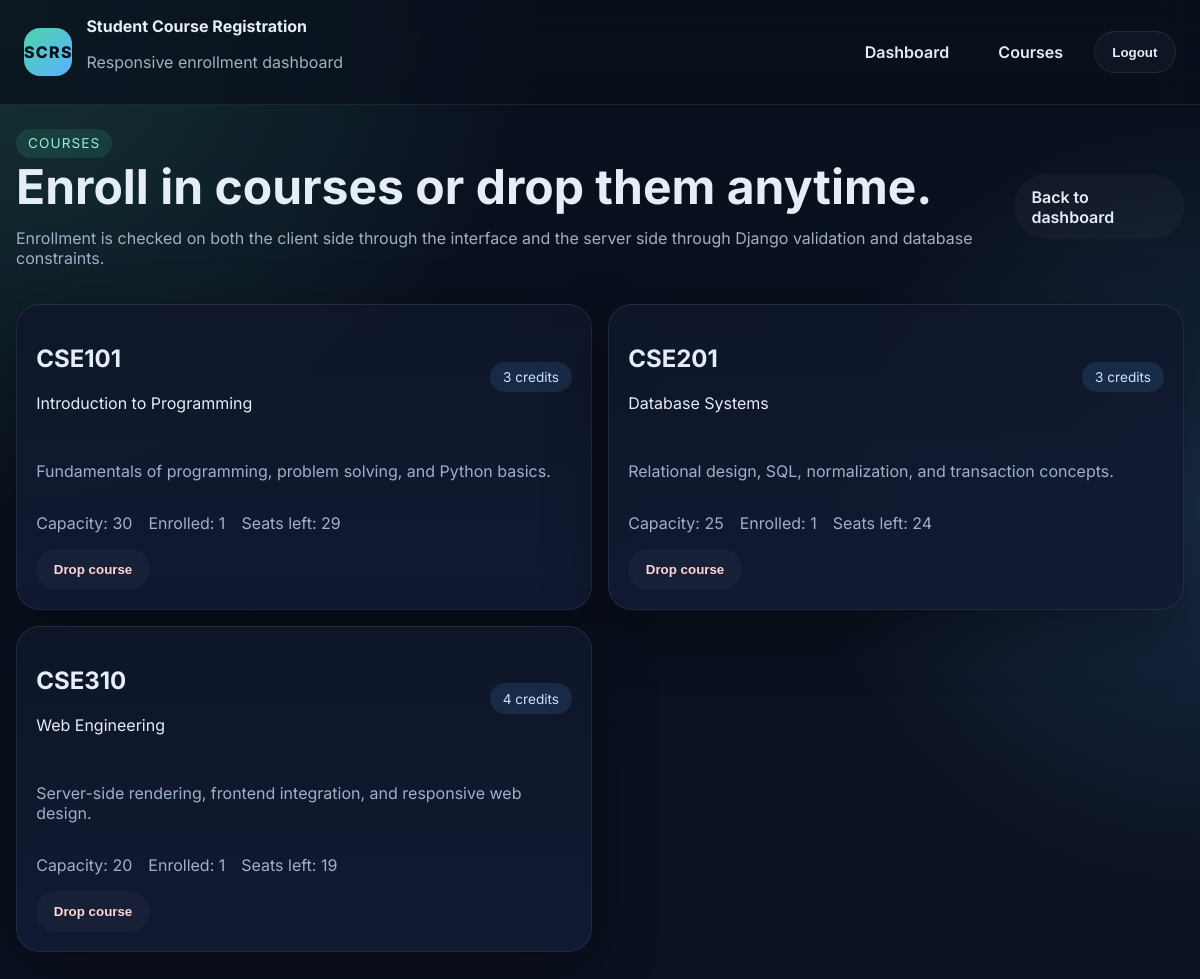
The app's page /courses/ (signed in) with its own data.
### registration/models.py (models this page shows, shortened)
class Course(models.Model):
    code = models.CharField(max_length=20, unique=True)
    title = models.CharField(max_length=150)
    description = models.TextField(blank=True)
    credits = models.PositiveSmallIntegerField(validators=[MinValueValidator(1)])
    capacity = models.PositiveSmallIntegerField(validators=[MinValueValidator(1)])
    created_at = models.DateTimeField(auto_now_add=True)
    class Meta:
        ordering = ['code']
    @property
    def enrolled_count(self):
        return self.enrollments.count()
    @property
    def available_seats(self):
        return max(self.capacity - self.enrolled_count, 0)

class Enrollment(models.Model):
    student = models.ForeignKey(StudentProfile, on_delete=models.CASCADE, related_name='enrollments')
    course = models.ForeignKey(Course, on_delete=models.CASCADE, related_name='enrollments')
    enrolled_at = models.DateTimeField(auto_now_add=True)
    class Meta:
        unique_together = ('student', 'course')
        ordering = ['-enrolled_at']

### registration/views.py (the view)
# urls.py: path('courses/', views.course_list, name='courses'),
@login_required
def course_list(request):
    profile = request.user.student_profile
    courses = Course.objects.all().prefetch_related('enrollments')
    enrolled_course_ids = set(
        Enrollment.objects.filter(student=profile).values_list('course_id', flat=True)
    )
    return render(
        request,
        'registration/courses.html',
        {
            'courses': courses,
            'enrolled_course_ids': enrolled_course_ids,
        },
    )

### registration/templates/registration/courses.html (shortened to what this page needs)
{% extends 'base.html' %}
{% block content %}
<section class="section-heading">
    <div>
        <span class="eyebrow">Courses</span>
        <h1>Enroll in courses or drop them anytime.</h1>
        <p>Enrollment is checked on both the client side through the interface and the server side through Django validation and database constraints.</p>
    </div>
    <a href="{% url 'dashboard' %}" class="secondary-btn">Back to dashboard</a>
</section>
<section class="course-grid">
    {% for course in courses %}
        <article class="course-card card">
            <div class="course-header">
                <div>
                    <h2>{{ course.code }}</h2>
                    <p>{{ course.title }}</p>
                </div>
                <span class="badge">{{ course.credits }} credits</span>
            </div>
            <p class="course-description">{{ course.description|default:'No course description available.' }}</p>
            <div class="course-meta">
                <span>Capacity: {{ course.capacity }}</span>
                <span>Enrolled: {{ course.enrolled_count }}</span>
                <span>Seats left: {{ course.available_seats }}</span>
            </div>
            <div class="course-actions">
                {% if course.id in enrolled_course_ids %}
                    {% for enrollment in request.user.student_profile.enrollments.all %}
                        {% if enrollment.course_id == course.id %}
                            <form method="post" action="{% url 'drop_course' enrollment.id %}" data-confirm="Drop {{ course.code }} from your schedule?">
                                <button type="submit" class="secondary-btn danger-btn">Drop course</button>
                            </form>
                        {% endif %}
                    {% endfor %}
                {% else %}
                    <form method="post" action="{% url 'enroll_course' course.id %}">
                        {% csrf_token %}
                        <button type="submit" class="primary-btn">Enroll</button>
                    </form>
                {% endif %}
            </div>
        </article>
    {% empty %}
        <div class="card empty-state">
            <h2>No courses available yet.</h2>
            <p>Add sample courses through the admin panel or the included seed migration.</p>
        </div>
    {% endfor %}
</section>
{% endblock %}

### registration/templates/base.html (shortened to what this page needs)
{% load static %}
<!DOCTYPE html>
<html lang="en">
<head>
    <link rel="stylesheet" href="{% static 'registration/styles.css' %}">
</head>
<body>
    <header class="topbar">
        <div class="brand">
            <span class="brand-mark">SCRS</span>
            <div>
                <strong>Student Course Registration</strong>
                <p>Responsive enrollment dashboard</p>
            </div>
        </div>
        <nav class="navlinks">
            {% if user.is_authenticated %}
                <a href="{% url 'dashboard' %}">Dashboard</a>
                <a href="{% url 'courses' %}">Courses</a>
                <form action="{% url 'logout' %}" method="post" class="inline-form">
                    <button type="submit" class="link-button">Logout</button>
                </form>
            {% else %}
                <a href="{% url 'login' %}">Login</a>
                <a href="{% url 'register' %}" class="cta-link">Register</a>
            {% endif %}
        </nav>
    </header>
    <main class="page-shell">
        {% block content %}{% endblock %}
    </main>
</body>
</html>

### registration/static/registration/styles.css (style rules this page uses)
:root { --bg: #0b1120; --bg-soft: #111b33; --panel: rgba(15, 23, 42, 0.9); --panel-2: rgba(17, 27, 51, 0.9); --text: #e5edf7; --muted: #9fb0c7; --accent: #4dd4ac; --accent-2: #5bb1ff; --danger: #ff6b6b; --border: rgba(255, 255, 255, 0.08); --shadow: 0 20px 60px rgba(0, 0, 0, 0.35); }
* { box-sizing: border-box; }
body { margin: 0; font-family: 'Inter', sans-serif; color: var(--text); background: radial-gradient(circle at top left, rgba(77, 212, 172, 0.18), transparent 34%), radial-gradient(circle at right center, rgba(91, 177, 255, 0.18), transparent 30%), linear-gradient(180deg, #09101d 0%, var(--bg) 100%); min-height: 100vh; }
a { color: inherit; text-decoration: none; }
.topbar { display: flex; justify-content: space-between; align-items: center; gap: 1rem; padding: 1rem 1.5rem; position: sticky; top: 0; backdrop-filter: blur(16px); background: rgba(9, 16, 29, 0.75); border-bottom: 1px solid var(--border); z-index: 10; }
.brand { display: flex; align-items: center; gap: 0.9rem; }
.brand-mark { width: 3rem; height: 3rem; display: grid; place-items: center; border-radius: 1rem; background: linear-gradient(135deg, var(--accent), var(--accent-2)); color: #08111f; font-weight: 800; letter-spacing: 0.08em; }
.brand p, .hero-copy p, .section-heading p, .course-description, .form-footer, .panel p, .message, .course-meta, .course-item p { color: var(--muted); }
.navlinks { display: flex; align-items: center; gap: 0.75rem; flex-wrap: wrap; }
.navlinks a, .link-button, .secondary-btn, .primary-btn { border-radius: 999px; padding: 0.8rem 1.1rem; border: 1px solid transparent; font-weight: 600; transition: transform 0.2s ease, border-color 0.2s ease, background 0.2s ease; }
.link-button, .secondary-btn { background: rgba(255, 255, 255, 0.03); color: var(--text); border-color: var(--border); }
.danger-btn { border-color: rgba(255, 107, 107, 0.25); color: #ffd6d6; }
.inline-form { display: inline; }
.page-shell { width: min(1180px, calc(100% - 2rem)); margin: 1.5rem auto 4rem; }
.hero-card, .card, .panel { border: 1px solid var(--border); background: linear-gradient(180deg, var(--panel), var(--panel-2)); box-shadow: var(--shadow); border-radius: 1.5rem; }
.hero-copy h1, .section-heading h1 { margin: 0.25rem 0 0.75rem; font-size: clamp(2rem, 4vw, 3.8rem); line-height: 1.05; }
.eyebrow { display: inline-flex; padding: 0.4rem 0.75rem; border-radius: 999px; background: rgba(77, 212, 172, 0.12); color: #8ef0d0; font-size: 0.85rem; letter-spacing: 0.08em; text-transform: uppercase; }
.primary-btn, .secondary-btn { display: inline-flex; align-items: center; justify-content: center; cursor: pointer; border: none; }
.stats-grid, .course-grid, .content-grid { display: grid; gap: 1rem; }
.stat-card, .course-card, .empty-state { padding: 1.2rem; }
.section-heading { display: flex; justify-content: space-between; align-items: end; gap: 1rem; margin-bottom: 1.25rem; }
.course-grid { grid-template-columns: repeat(2, minmax(0, 1fr)); }
.course-card { display: grid; gap: 1rem; }
.course-header, .course-item, .course-actions, .section-heading, .profile-list > div { display: flex; justify-content: space-between; gap: 1rem; align-items: center; }
.badge { padding: 0.45rem 0.8rem; border-radius: 999px; background: rgba(91, 177, 255, 0.12); color: #c6e3ff; font-size: 0.85rem; }
.course-meta { display: flex; flex-wrap: wrap; gap: 0.75rem 1rem; }

### records on screen
Course: code "CSE101", title "Introduction to Programming", credits "3", description "Fundamentals of programming, problem solving, and Python basics.", capacity "30", enrolled_count "1", available_seats "29"
Course: code "CSE201", title "Database Systems", credits "3", description "Relational design, SQL, normalization, and transaction concepts.", capacity "25", enrolled_count "1", available_seats "24"
Course: code "CSE310", title "Web Engineering", credits "4", description "Server-side rendering, frontend integration, and responsive web design.", capacity "20", enrolled_count "1", available_seats "19"
